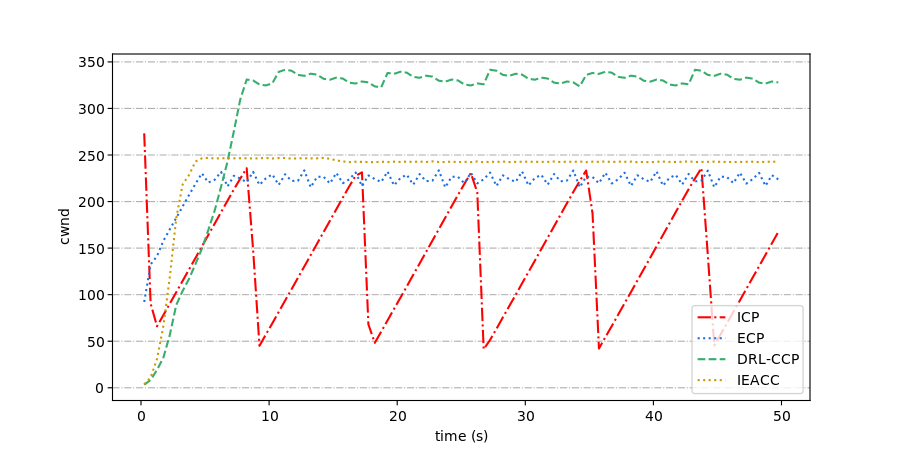

Reproduce this figure in Python.
import matplotlib
matplotlib.use('cairo')
import matplotlib.pyplot as plt
from numpy.core.fromnumeric import mean

STEP = 0.5
PACKET = 1024
VINDEX = 7

file11 = '/root/ndn/proj-sep/log/multiport/aimd-c0.log'
file12 = '/root/ndn/proj-sep/log/multiport/aimd-c1.log'
file13 = '/root/ndn/proj-sep/log/multiport/aimd-c2.log'
x1, y1 = [], []
aimdc0 = open(file11, 'r').readlines()
aimdc1 = open(file12, 'r').readlines()
aimdc2 = open(file13, 'r').readlines()
aimds = aimdc1
cwnd = [[] for _ in range(1000)]
indexmax = 0
for line in aimds:
    value = line.replace(' ', '').split(',')
    if (len(value) >= 3 and value[2] == 'data'):
        index = int(float(value[1]) / STEP)
        if index > indexmax: indexmax = index
        cwnd[index].append(float(value[VINDEX]))
xstep = STEP / 2
for i in range(indexmax + 1):
    x1.append(xstep)
    xstep += STEP
    y1.append(mean(cwnd[i]))

file21 = '/root/ndn/proj-sep/log/multiport/ecp-c0.log'
file22 = '/root/ndn/proj-sep/log/multiport/ecp-c1.log'
file23 = '/root/ndn/proj-sep/log/multiport/ecp-c2.log'
x2, y2 = [], []
ecpc0 = open(file21, 'r').readlines()
ecpc1 = open(file22, 'r').readlines()
ecpc2 = open(file23, 'r').readlines()
ecps = ecpc1
cwnd = [[] for _ in range(1000)]
indexmax = 0
for line in ecps:
    value = line.replace(' ', '').split(',')
    if (len(value) >= 3 and value[2] == 'data'):
        index = int(float(value[1]) / STEP)
        if index > indexmax: indexmax = index
        cwnd[index].append(float(value[VINDEX]))
xstep = STEP / 2
for i in range(indexmax + 1):
    x2.append(xstep)
    xstep += STEP
    y2.append(mean(cwnd[i]))

file31 = '/root/ndn/proj-sep/log/multiport/dqn-c0.log'
file32 = '/root/ndn/proj-sep/log/multiport/dqn-c1.log'
file33 = '/root/ndn/proj-sep/log/multiport/dqn-c2.log'
x3, y3 = [], []
dqnc0 = open(file31, 'r').readlines()
dqnc1 = open(file32, 'r').readlines()
dqnc2 = open(file33, 'r').readlines()
dqns = dqnc1
cwnd = [[] for _ in range(1000)]
indexmax = 0
for line in dqns:
    value = line.replace(' ', '').split(',')
    if (len(value) >= 3 and value[2] == 'data'):
        index = int(float(value[1]) / STEP)
        if index > indexmax: indexmax = index
        cwnd[index].append(float(value[VINDEX]))
xstep = STEP / 2
for i in range(indexmax + 1):
    x3.append(xstep)
    y3.append(mean(cwnd[i]))
    xstep += STEP

file41 = '/root/ndn/proj-sep/log/multiport/ddpg-c0.log'
file42 = '/root/ndn/proj-sep/log/multiport/ddpg-c1.log'
file43 = '/root/ndn/proj-sep/log/multiport/ddpg-c2.log'
x4, y4 = [], []
ddpgc0 = open(file41, 'r').readlines()
ddpgc1 = open(file42, 'r').readlines()
ddpgc2 = open(file43, 'r').readlines()
ddpgs = ddpgc1 + ddpgc2
cwnd = [[] for _ in range(1000)]
indexmax = 0
for line in ddpgs:
    value = line.replace(' ', '').split(',')
    if (len(value) >= 3 and value[2] == 'data'):
        index = int(float(value[1]) / STEP)
        if index > indexmax: indexmax = index
        cwnd[index].append(float(value[VINDEX]))
xstep = STEP / 2
for i in range(indexmax + 1):
    x4.append(xstep)
    y4.append(mean(cwnd[i]))
    xstep += STEP

#plt.plot([Y_1,Y_2,Y_3])
#fig,ax = plt.subplots()
#x = np.linespace(0,200,100)
#x = np.linspace(0, 50, 50)

plt.figure(figsize=(9.0, 4.5))

f1, = plt.plot(x1, y1, color='red', label='ICP', ls='-.')
f2, = plt.plot(x2, y2, color='#1A6FDF', label='ECP', ls=':')
f3, = plt.plot(x3, y3, color='#37AD6B', label='DRL-CCP', ls='dashed')  #B177DE
f4, = plt.plot(x4, y4, color='#CC9900', label='IEACC', ls='dotted')
#f5, = plt.plot(xxx, yyy, color='slategrey', label='Bandwidth', ls='-')
#ax.plot(y1,color='black',linestyle='-')

plt.legend(handles=[f1, f2, f3, f4],
           labels=['ICP', 'ECP', 'DRL-CCP', 'IEACC'],
           loc='lower right')
#plt.ylim((3,10))
#ax.legend()
#plt.grid(axis="y")

plt.grid(axis="y", linestyle='-.')
plt.xlabel("time (s)")
plt.ylabel("cwnd")

#plt.xlim((0,6000))
plt.savefig('./cwnd.png')
#plt.show()